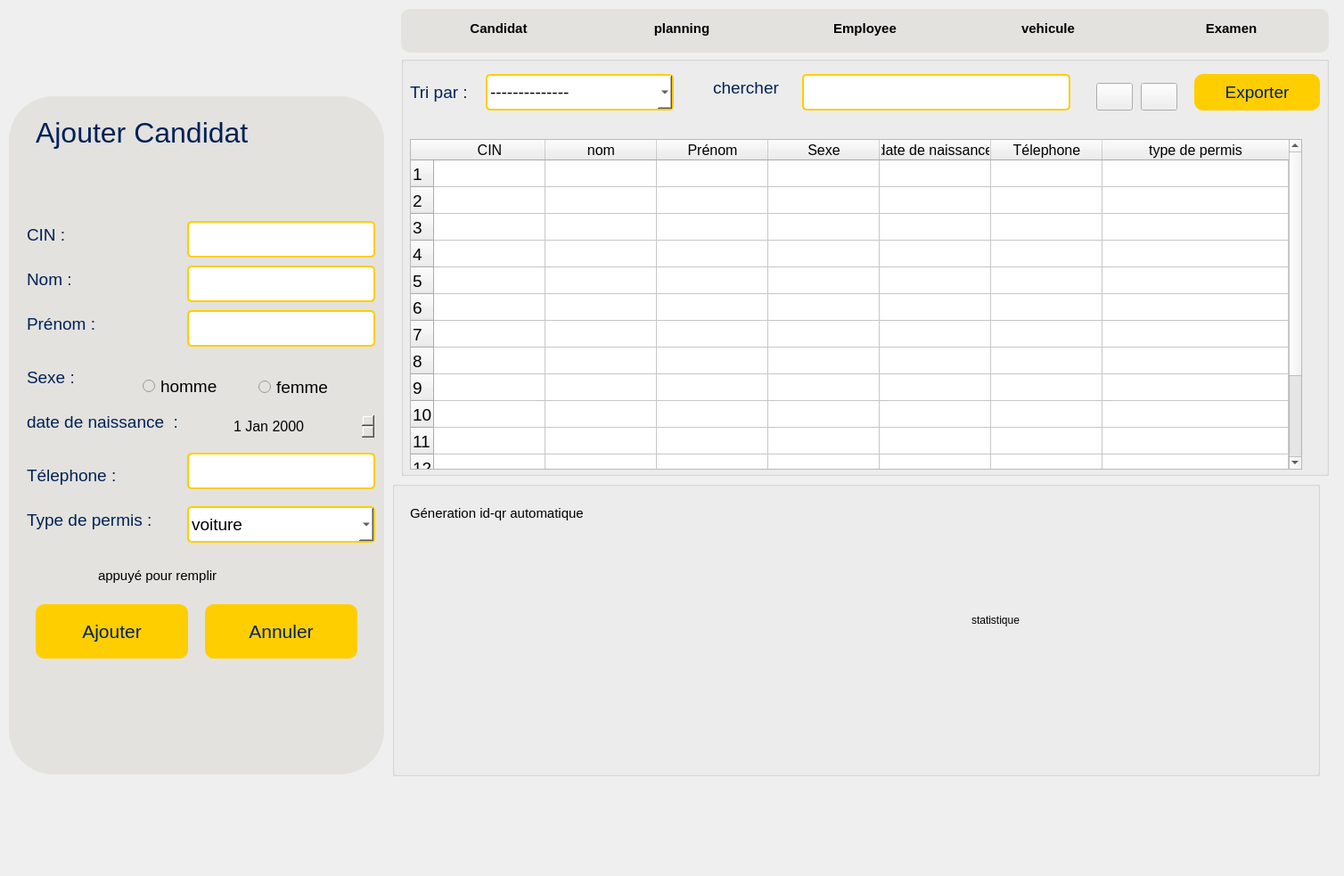
<?xml version="1.0" encoding="UTF-8"?>
<ui version="4.0">
 <class>condidat</class>
 <widget class="QWidget" name="condidat">
  <property name="geometry">
   <rect>
    <x>0</x>
    <y>0</y>
    <width>1508</width>
    <height>983</height>
   </rect>
  </property>
  <property name="windowTitle">
   <string>Form</string>
  </property>
  <widget class="QGroupBox" name="groupBox_2">
   <property name="geometry">
    <rect>
     <x>450</x>
     <y>63</y>
     <width>1041</width>
     <height>471</height>
    </rect>
   </property>
   <property name="title">
    <string/>
   </property>
   <widget class="QTableWidget" name="tab">
    <property name="geometry">
     <rect>
      <x>10</x>
      <y>93</y>
      <width>1001</width>
      <height>371</height>
     </rect>
    </property>
    <property name="font">
     <font>
      <pointsize>14</pointsize>
     </font>
    </property>
    <property name="horizontalScrollBarPolicy">
     <enum>Qt::ScrollBarPolicy::ScrollBarAsNeeded</enum>
    </property>
    <property name="sizeAdjustPolicy">
     <enum>QAbstractScrollArea::SizeAdjustPolicy::AdjustIgnored</enum>
    </property>
    <property name="autoScroll">
     <bool>true</bool>
    </property>
    <property name="selectionMode">
     <enum>QAbstractItemView::SelectionMode::ContiguousSelection</enum>
    </property>
    <property name="verticalScrollMode">
     <enum>QAbstractItemView::ScrollMode::ScrollPerItem</enum>
    </property>
    <property name="showGrid">
     <bool>true</bool>
    </property>
    <property name="sortingEnabled">
     <bool>false</bool>
    </property>
    <property name="cornerButtonEnabled">
     <bool>true</bool>
    </property>
    <property name="rowCount">
     <number>15</number>
    </property>
    <attribute name="horizontalHeaderVisible">
     <bool>true</bool>
    </attribute>
    <attribute name="horizontalHeaderCascadingSectionResizes">
     <bool>false</bool>
    </attribute>
    <attribute name="horizontalHeaderMinimumSectionSize">
     <number>40</number>
    </attribute>
    <attribute name="horizontalHeaderDefaultSectionSize">
     <number>125</number>
    </attribute>
    <attribute name="horizontalHeaderHighlightSections">
     <bool>true</bool>
    </attribute>
    <attribute name="horizontalHeaderShowSortIndicator" stdset="0">
     <bool>false</bool>
    </attribute>
    <attribute name="horizontalHeaderStretchLastSection">
     <bool>true</bool>
    </attribute>
    <row/>
    <row/>
    <row/>
    <row/>
    <row/>
    <row/>
    <row/>
    <row/>
    <row/>
    <row/>
    <row/>
    <row/>
    <row/>
    <row/>
    <row/>
    <column>
     <property name="text">
      <string>CIN</string>
     </property>
     <property name="font">
      <font>
       <pointsize>12</pointsize>
      </font>
     </property>
    </column>
    <column>
     <property name="text">
      <string>nom</string>
     </property>
     <property name="font">
      <font>
       <pointsize>12</pointsize>
      </font>
     </property>
    </column>
    <column>
     <property name="text">
      <string>Prénom</string>
     </property>
     <property name="font">
      <font>
       <pointsize>12</pointsize>
      </font>
     </property>
    </column>
    <column>
     <property name="text">
      <string>Sexe</string>
     </property>
     <property name="font">
      <font>
       <pointsize>12</pointsize>
      </font>
     </property>
    </column>
    <column>
     <property name="text">
      <string>date de naissance</string>
     </property>
     <property name="font">
      <font>
       <pointsize>12</pointsize>
      </font>
     </property>
    </column>
    <column>
     <property name="text">
      <string>Télephone</string>
     </property>
     <property name="font">
      <font>
       <pointsize>12</pointsize>
      </font>
     </property>
    </column>
    <column>
     <property name="text">
      <string>type de permis</string>
     </property>
     <property name="font">
      <font>
       <pointsize>12</pointsize>
      </font>
     </property>
    </column>
   </widget>
   <widget class="QLabel" name="label_9">
    <property name="geometry">
     <rect>
      <x>10</x>
      <y>25</y>
      <width>91</width>
      <height>31</height>
     </rect>
    </property>
    <property name="font">
     <font>
      <pointsize>14</pointsize>
     </font>
    </property>
    <property name="styleSheet">
     <string notr="true">color:#002157</string>
    </property>
    <property name="text">
     <string>Tri par : </string>
    </property>
   </widget>
   <widget class="QComboBox" name="tri">
    <property name="geometry">
     <rect>
      <x>95</x>
      <y>20</y>
      <width>211</width>
      <height>41</height>
     </rect>
    </property>
    <property name="font">
     <font>
      <pointsize>14</pointsize>
     </font>
    </property>
    <property name="styleSheet">
     <string notr="true">background-color:white;
border-radius:5px;
border:2px solid #ffce00;
</string>
    </property>
    <item>
     <property name="text">
      <string>--------------</string>
     </property>
    </item>
    <item>
     <property name="text">
      <string>nom A à Z </string>
     </property>
    </item>
    <item>
     <property name="text">
      <string>nom Z à A</string>
     </property>
    </item>
    <item>
     <property name="text">
      <string>age croissant</string>
     </property>
    </item>
    <item>
     <property name="text">
      <string>age  décroissant</string>
     </property>
    </item>
   </widget>
   <widget class="QTextEdit" name="recherche">
    <property name="geometry">
     <rect>
      <x>450</x>
      <y>20</y>
      <width>301</width>
      <height>41</height>
     </rect>
    </property>
    <property name="font">
     <font>
      <pointsize>14</pointsize>
     </font>
    </property>
    <property name="styleSheet">
     <string notr="true">background-color:white;
border-radius:5px;
border:2px solid #ffce00;


</string>
    </property>
    <property name="verticalScrollBarPolicy">
     <enum>Qt::ScrollBarPolicy::ScrollBarAlwaysOff</enum>
    </property>
    <property name="horizontalScrollBarPolicy">
     <enum>Qt::ScrollBarPolicy::ScrollBarAlwaysOff</enum>
    </property>
    <property name="sizeAdjustPolicy">
     <enum>QAbstractScrollArea::SizeAdjustPolicy::AdjustIgnored</enum>
    </property>
   </widget>
   <widget class="QLabel" name="label_13">
    <property name="geometry">
     <rect>
      <x>350</x>
      <y>20</y>
      <width>101</width>
      <height>31</height>
     </rect>
    </property>
    <property name="font">
     <font>
      <pointsize>14</pointsize>
     </font>
    </property>
    <property name="styleSheet">
     <string notr="true">color:#002157</string>
    </property>
    <property name="text">
     <string>chercher</string>
    </property>
   </widget>
   <widget class="QPushButton" name="pushButton">
    <property name="geometry">
     <rect>
      <x>780</x>
      <y>30</y>
      <width>41</width>
      <height>31</height>
     </rect>
    </property>
    <property name="text">
     <string/>
    </property>
    <property name="icon">
     <iconset theme="QIcon::ThemeIcon::EditDelete"/>
    </property>
   </widget>
   <widget class="QPushButton" name="pushButton_2">
    <property name="geometry">
     <rect>
      <x>830</x>
      <y>30</y>
      <width>41</width>
      <height>31</height>
     </rect>
    </property>
    <property name="text">
     <string/>
    </property>
    <property name="icon">
     <iconset theme="QIcon::ThemeIcon::MailMessageNew"/>
    </property>
   </widget>
   <widget class="QPushButton" name="pushButton_16">
    <property name="geometry">
     <rect>
      <x>890</x>
      <y>20</y>
      <width>141</width>
      <height>41</height>
     </rect>
    </property>
    <property name="font">
     <font>
      <pointsize>14</pointsize>
     </font>
    </property>
    <property name="styleSheet">
     <string notr="true">background-color:#ffce00;
color:#002157;
border-radius:10px;</string>
    </property>
    <property name="text">
     <string>Exporter</string>
    </property>
    <property name="icon">
     <iconset theme="QIcon::ThemeIcon::WindowNew"/>
    </property>
    <property name="iconSize">
     <size>
      <width>20</width>
      <height>20</height>
     </size>
    </property>
   </widget>
  </widget>
  <widget class="QGroupBox" name="groupBox_3">
   <property name="geometry">
    <rect>
     <x>450</x>
     <y>10</y>
     <width>1041</width>
     <height>49</height>
    </rect>
   </property>
   <property name="styleSheet">
    <string notr="true">background-color:#e3e2de;
border-radius:10px;</string>
   </property>
   <property name="title">
    <string/>
   </property>
   <widget class="QWidget" name="horizontalLayoutWidget">
    <property name="geometry">
     <rect>
      <x>10</x>
      <y>3</y>
      <width>1021</width>
      <height>38</height>
     </rect>
    </property>
    <layout class="QHBoxLayout" name="horizontalLayout">
     <item>
      <widget class="QPushButton" name="candidat">
       <property name="font">
        <font>
         <pointsize>11</pointsize>
         <bold>true</bold>
        </font>
       </property>
       <property name="styleSheet">
        <string notr="true">background-color:#e3e2de;</string>
       </property>
       <property name="text">
        <string>Candidat</string>
       </property>
      </widget>
     </item>
     <item>
      <widget class="QPushButton" name="planning">
       <property name="font">
        <font>
         <pointsize>11</pointsize>
         <bold>true</bold>
        </font>
       </property>
       <property name="styleSheet">
        <string notr="true">background-color:#e3e2de;</string>
       </property>
       <property name="text">
        <string>planning</string>
       </property>
      </widget>
     </item>
     <item>
      <widget class="QPushButton" name="employee">
       <property name="font">
        <font>
         <pointsize>11</pointsize>
         <bold>true</bold>
        </font>
       </property>
       <property name="styleSheet">
        <string notr="true">background-color:#e3e2de;</string>
       </property>
       <property name="text">
        <string>Employee</string>
       </property>
      </widget>
     </item>
     <item>
      <widget class="QPushButton" name="vehicule">
       <property name="font">
        <font>
         <pointsize>11</pointsize>
         <bold>true</bold>
        </font>
       </property>
       <property name="styleSheet">
        <string notr="true">background-color:#e3e2de;</string>
       </property>
       <property name="text">
        <string>vehicule</string>
       </property>
      </widget>
     </item>
     <item>
      <widget class="QPushButton" name="examen">
       <property name="font">
        <font>
         <pointsize>11</pointsize>
         <bold>true</bold>
        </font>
       </property>
       <property name="styleSheet">
        <string notr="true">background-color:#e3e2de;</string>
       </property>
       <property name="text">
        <string>Examen</string>
       </property>
      </widget>
     </item>
    </layout>
   </widget>
  </widget>
  <widget class="QGroupBox" name="groupBox">
   <property name="geometry">
    <rect>
     <x>10</x>
     <y>108</y>
     <width>421</width>
     <height>761</height>
    </rect>
   </property>
   <property name="styleSheet">
    <string notr="true">border-radius:50px;
background-color:#e3e2de;</string>
   </property>
   <property name="title">
    <string/>
   </property>
   <widget class="QLabel" name="label">
    <property name="geometry">
     <rect>
      <x>30</x>
      <y>10</y>
      <width>331</width>
      <height>61</height>
     </rect>
    </property>
    <property name="font">
     <font>
      <pointsize>24</pointsize>
     </font>
    </property>
    <property name="styleSheet">
     <string notr="true">color:#002157
</string>
    </property>
    <property name="text">
     <string>Ajouter Candidat</string>
    </property>
   </widget>
   <widget class="QLabel" name="label_2">
    <property name="geometry">
     <rect>
      <x>20</x>
      <y>140</y>
      <width>121</width>
      <height>31</height>
     </rect>
    </property>
    <property name="font">
     <font>
      <pointsize>14</pointsize>
     </font>
    </property>
    <property name="styleSheet">
     <string notr="true">color:#002157</string>
    </property>
    <property name="text">
     <string>CIN :</string>
    </property>
   </widget>
   <widget class="QLabel" name="label_3">
    <property name="geometry">
     <rect>
      <x>20</x>
      <y>190</y>
      <width>121</width>
      <height>31</height>
     </rect>
    </property>
    <property name="font">
     <font>
      <pointsize>14</pointsize>
     </font>
    </property>
    <property name="styleSheet">
     <string notr="true">color:#002157</string>
    </property>
    <property name="text">
     <string>Nom :</string>
    </property>
   </widget>
   <widget class="QLabel" name="label_4">
    <property name="geometry">
     <rect>
      <x>20</x>
      <y>240</y>
      <width>121</width>
      <height>31</height>
     </rect>
    </property>
    <property name="font">
     <font>
      <pointsize>14</pointsize>
     </font>
    </property>
    <property name="styleSheet">
     <string notr="true">color:#002157</string>
    </property>
    <property name="text">
     <string>Prénom :</string>
    </property>
   </widget>
   <widget class="QTextEdit" name="cin">
    <property name="geometry">
     <rect>
      <x>200</x>
      <y>140</y>
      <width>211</width>
      <height>41</height>
     </rect>
    </property>
    <property name="font">
     <font>
      <pointsize>14</pointsize>
     </font>
    </property>
    <property name="styleSheet">
     <string notr="true">background-color:white;
border-radius:5px;
border:2px solid #ffce00;


</string>
    </property>
    <property name="verticalScrollBarPolicy">
     <enum>Qt::ScrollBarPolicy::ScrollBarAlwaysOff</enum>
    </property>
    <property name="horizontalScrollBarPolicy">
     <enum>Qt::ScrollBarPolicy::ScrollBarAlwaysOff</enum>
    </property>
    <property name="sizeAdjustPolicy">
     <enum>QAbstractScrollArea::SizeAdjustPolicy::AdjustIgnored</enum>
    </property>
   </widget>
   <widget class="QTextEdit" name="prenom">
    <property name="geometry">
     <rect>
      <x>200</x>
      <y>240</y>
      <width>211</width>
      <height>41</height>
     </rect>
    </property>
    <property name="font">
     <font>
      <pointsize>14</pointsize>
     </font>
    </property>
    <property name="styleSheet">
     <string notr="true">background-color:white;
border-radius:5px;
border:2px solid #ffce00;</string>
    </property>
   </widget>
   <widget class="QTextEdit" name="nom">
    <property name="geometry">
     <rect>
      <x>200</x>
      <y>190</y>
      <width>211</width>
      <height>41</height>
     </rect>
    </property>
    <property name="font">
     <font>
      <pointsize>14</pointsize>
     </font>
    </property>
    <property name="styleSheet">
     <string notr="true">background-color:white;
border-radius:5px;
border:2px solid #ffce00;</string>
    </property>
   </widget>
   <widget class="QRadioButton" name="homme">
    <property name="geometry">
     <rect>
      <x>150</x>
      <y>310</y>
      <width>121</width>
      <height>31</height>
     </rect>
    </property>
    <property name="font">
     <font>
      <pointsize>14</pointsize>
     </font>
    </property>
    <property name="text">
     <string>homme</string>
    </property>
   </widget>
   <widget class="QRadioButton" name="femme">
    <property name="geometry">
     <rect>
      <x>280</x>
      <y>306</y>
      <width>121</width>
      <height>40</height>
     </rect>
    </property>
    <property name="font">
     <font>
      <pointsize>14</pointsize>
     </font>
    </property>
    <property name="text">
     <string>femme</string>
    </property>
   </widget>
   <widget class="QLabel" name="label_5">
    <property name="geometry">
     <rect>
      <x>20</x>
      <y>300</y>
      <width>121</width>
      <height>31</height>
     </rect>
    </property>
    <property name="font">
     <font>
      <pointsize>14</pointsize>
     </font>
    </property>
    <property name="styleSheet">
     <string notr="true">color:#002157</string>
    </property>
    <property name="text">
     <string>Sexe :</string>
    </property>
   </widget>
   <widget class="QLabel" name="label_6">
    <property name="geometry">
     <rect>
      <x>20</x>
      <y>350</y>
      <width>211</width>
      <height>31</height>
     </rect>
    </property>
    <property name="font">
     <font>
      <pointsize>14</pointsize>
     </font>
    </property>
    <property name="styleSheet">
     <string notr="true">color:#002157</string>
    </property>
    <property name="text">
     <string>date de naissance  :</string>
    </property>
   </widget>
   <widget class="QLabel" name="label_7">
    <property name="geometry">
     <rect>
      <x>20</x>
      <y>410</y>
      <width>141</width>
      <height>31</height>
     </rect>
    </property>
    <property name="font">
     <font>
      <pointsize>14</pointsize>
     </font>
    </property>
    <property name="styleSheet">
     <string notr="true">color:#002157</string>
    </property>
    <property name="text">
     <string>Télephone :</string>
    </property>
   </widget>
   <widget class="QTextEdit" name="tel">
    <property name="geometry">
     <rect>
      <x>200</x>
      <y>400</y>
      <width>211</width>
      <height>41</height>
     </rect>
    </property>
    <property name="font">
     <font>
      <pointsize>14</pointsize>
     </font>
    </property>
    <property name="styleSheet">
     <string notr="true">background-color:white;
border-radius:5px;
border:2px solid #ffce00;</string>
    </property>
   </widget>
   <widget class="QLabel" name="label_8">
    <property name="geometry">
     <rect>
      <x>20</x>
      <y>460</y>
      <width>181</width>
      <height>31</height>
     </rect>
    </property>
    <property name="font">
     <font>
      <pointsize>14</pointsize>
     </font>
    </property>
    <property name="styleSheet">
     <string notr="true">color:#002157</string>
    </property>
    <property name="text">
     <string>Type de permis :</string>
    </property>
   </widget>
   <widget class="QComboBox" name="type">
    <property name="geometry">
     <rect>
      <x>200</x>
      <y>460</y>
      <width>211</width>
      <height>41</height>
     </rect>
    </property>
    <property name="font">
     <font>
      <pointsize>14</pointsize>
     </font>
    </property>
    <property name="styleSheet">
     <string notr="true">background-color:white;
border-radius:5px;
border:2px solid #ffce00;
</string>
    </property>
    <item>
     <property name="text">
      <string>voiture</string>
     </property>
    </item>
    <item>
     <property name="text">
      <string>moto</string>
     </property>
    </item>
    <item>
     <property name="text">
      <string>poids lourd</string>
     </property>
    </item>
   </widget>
   <widget class="QPushButton" name="btn_ajout">
    <property name="geometry">
     <rect>
      <x>30</x>
      <y>570</y>
      <width>171</width>
      <height>61</height>
     </rect>
    </property>
    <property name="font">
     <font>
      <pointsize>16</pointsize>
     </font>
    </property>
    <property name="styleSheet">
     <string notr="true">background-color:#ffce00;
color:#002157;
border-radius:10px;</string>
    </property>
    <property name="text">
     <string>Ajouter</string>
    </property>
   </widget>
   <widget class="QPushButton" name="btn_reset">
    <property name="geometry">
     <rect>
      <x>220</x>
      <y>570</y>
      <width>171</width>
      <height>61</height>
     </rect>
    </property>
    <property name="font">
     <font>
      <pointsize>16</pointsize>
     </font>
    </property>
    <property name="styleSheet">
     <string notr="true">background-color:#ffce00;
color:#002157;
border-radius:10px;</string>
    </property>
    <property name="text">
     <string>Annuler</string>
    </property>
   </widget>
   <widget class="QDateEdit" name="dateEdit_2">
    <property name="geometry">
     <rect>
      <x>250</x>
      <y>355</y>
      <width>161</width>
      <height>31</height>
     </rect>
    </property>
    <property name="font">
     <font>
      <pointsize>12</pointsize>
     </font>
    </property>
   </widget>
   <widget class="QPushButton" name="btnVocale">
    <property name="geometry">
     <rect>
      <x>30</x>
      <y>510</y>
      <width>61</width>
      <height>51</height>
     </rect>
    </property>
    <property name="text">
     <string/>
    </property>
    <property name="icon">
     <iconset theme="QIcon::ThemeIcon::AudioInputMicrophone"/>
    </property>
    <property name="iconSize">
     <size>
      <width>30</width>
      <height>30</height>
     </size>
    </property>
   </widget>
   <widget class="QLabel" name="label_10">
    <property name="geometry">
     <rect>
      <x>100</x>
      <y>522</y>
      <width>311</width>
      <height>31</height>
     </rect>
    </property>
    <property name="font">
     <font>
      <pointsize>11</pointsize>
     </font>
    </property>
    <property name="text">
     <string>appuyé pour remplir</string>
    </property>
   </widget>
   <zorder>label</zorder>
   <zorder>label_2</zorder>
   <zorder>label_3</zorder>
   <zorder>label_4</zorder>
   <zorder>cin</zorder>
   <zorder>prenom</zorder>
   <zorder>nom</zorder>
   <zorder>homme</zorder>
   <zorder>femme</zorder>
   <zorder>label_5</zorder>
   <zorder>label_6</zorder>
   <zorder>label_7</zorder>
   <zorder>tel</zorder>
   <zorder>label_8</zorder>
   <zorder>type</zorder>
   <zorder>btn_ajout</zorder>
   <zorder>btn_reset</zorder>
   <zorder>dateEdit_2</zorder>
   <zorder>label_10</zorder>
   <zorder>btnVocale</zorder>
  </widget>
  <widget class="QGroupBox" name="groupBox_4">
   <property name="geometry">
    <rect>
     <x>440</x>
     <y>540</y>
     <width>1041</width>
     <height>331</height>
    </rect>
   </property>
   <property name="title">
    <string/>
   </property>
   <widget class="QLabel" name="label_11">
    <property name="geometry">
     <rect>
      <x>650</x>
      <y>0</y>
      <width>381</width>
      <height>311</height>
     </rect>
    </property>
    <property name="text">
     <string>statistique</string>
    </property>
   </widget>
   <widget class="QLabel" name="label_14">
    <property name="geometry">
     <rect>
      <x>20</x>
      <y>60</y>
      <width>200</width>
      <height>200</height>
     </rect>
    </property>
    <property name="text">
     <string/>
    </property>
    <property name="pixmap">
     <pixmap resource="resources.qrc">:/images/qrcode.png</pixmap>
    </property>
    <property name="scaledContents">
     <bool>true</bool>
    </property>
   </widget>
   <widget class="QLabel" name="label_15">
    <property name="geometry">
     <rect>
      <x>20</x>
      <y>20</y>
      <width>311</width>
      <height>31</height>
     </rect>
    </property>
    <property name="font">
     <font>
      <pointsize>11</pointsize>
     </font>
    </property>
    <property name="text">
     <string>Géneration id-qr automatique </string>
    </property>
   </widget>
  </widget>
  <widget class="QLabel" name="label_12">
   <property name="geometry">
    <rect>
     <x>30</x>
     <y>-10</y>
     <width>141</width>
     <height>131</height>
    </rect>
   </property>
   <property name="text">
    <string/>
   </property>
   <property name="pixmap">
    <pixmap resource="resources.qrc">:/images/logo.png</pixmap>
   </property>
   <property name="scaledContents">
    <bool>true</bool>
   </property>
  </widget>
 </widget>
 <resources>
  <include location="resources.qrc"/>
 </resources>
 <connections/>
</ui>
